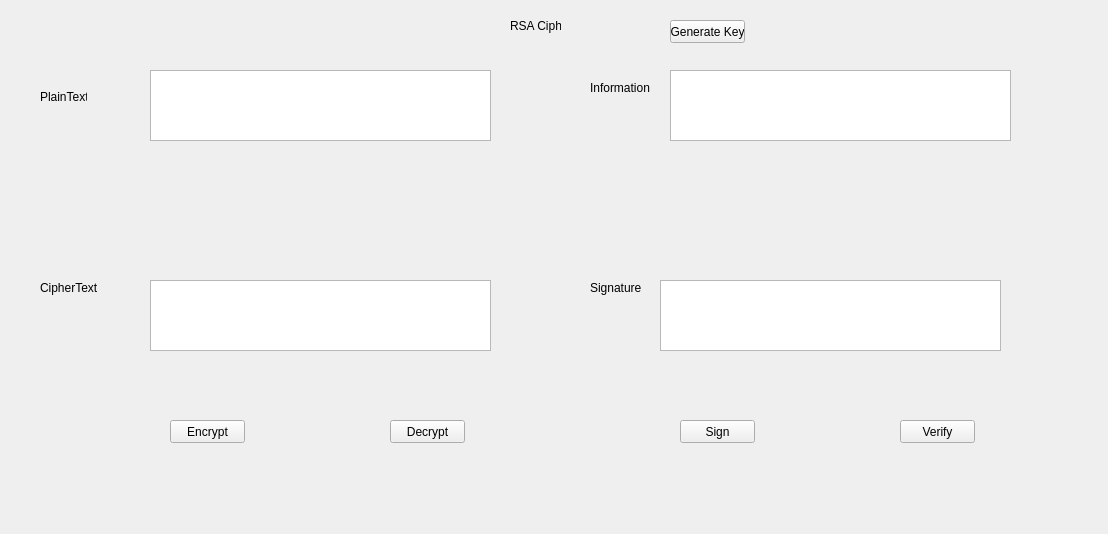
<?xml version="1.0" encoding="UTF-8"?>
<ui version="4.0">
 <class>Form</class>
 <widget class="QWidget" name="Form">
  <property name="geometry">
   <rect>
    <x>0</x>
    <y>0</y>
    <width>1108</width>
    <height>534</height>
   </rect>
  </property>
  <property name="windowTitle">
   <string>Form</string>
  </property>
  <widget class="QPlainTextEdit" name="plainTextEdit">
   <property name="geometry">
    <rect>
     <x>150</x>
     <y>70</y>
     <width>341</width>
     <height>71</height>
    </rect>
   </property>
  </widget>
  <widget class="QPlainTextEdit" name="plainTextEdit_2">
   <property name="geometry">
    <rect>
     <x>670</x>
     <y>70</y>
     <width>341</width>
     <height>71</height>
    </rect>
   </property>
  </widget>
  <widget class="QLabel" name="label">
   <property name="geometry">
    <rect>
     <x>40</x>
     <y>90</y>
     <width>47</width>
     <height>13</height>
    </rect>
   </property>
   <property name="text">
    <string>PlainText</string>
   </property>
  </widget>
  <widget class="QLabel" name="label_2">
   <property name="geometry">
    <rect>
     <x>590</x>
     <y>80</y>
     <width>61</width>
     <height>16</height>
    </rect>
   </property>
   <property name="text">
    <string>Information</string>
   </property>
  </widget>
  <widget class="QPlainTextEdit" name="plainTextEdit_3">
   <property name="geometry">
    <rect>
     <x>150</x>
     <y>280</y>
     <width>341</width>
     <height>71</height>
    </rect>
   </property>
  </widget>
  <widget class="QLabel" name="label_3">
   <property name="geometry">
    <rect>
     <x>40</x>
     <y>280</y>
     <width>61</width>
     <height>16</height>
    </rect>
   </property>
   <property name="text">
    <string>CipherText</string>
   </property>
  </widget>
  <widget class="QPlainTextEdit" name="plainTextEdit_4">
   <property name="geometry">
    <rect>
     <x>660</x>
     <y>280</y>
     <width>341</width>
     <height>71</height>
    </rect>
   </property>
  </widget>
  <widget class="QLabel" name="label_4">
   <property name="geometry">
    <rect>
     <x>590</x>
     <y>280</y>
     <width>61</width>
     <height>16</height>
    </rect>
   </property>
   <property name="text">
    <string>Signature</string>
   </property>
  </widget>
  <widget class="QPushButton" name="pushButton">
   <property name="geometry">
    <rect>
     <x>170</x>
     <y>420</y>
     <width>75</width>
     <height>23</height>
    </rect>
   </property>
   <property name="text">
    <string>Encrypt</string>
   </property>
  </widget>
  <widget class="QPushButton" name="pushButton_2">
   <property name="geometry">
    <rect>
     <x>390</x>
     <y>420</y>
     <width>75</width>
     <height>23</height>
    </rect>
   </property>
   <property name="text">
    <string>Decrypt</string>
   </property>
  </widget>
  <widget class="QPushButton" name="pushButton_3">
   <property name="geometry">
    <rect>
     <x>680</x>
     <y>420</y>
     <width>75</width>
     <height>23</height>
    </rect>
   </property>
   <property name="text">
    <string>Sign</string>
   </property>
  </widget>
  <widget class="QPushButton" name="pushButton_4">
   <property name="geometry">
    <rect>
     <x>900</x>
     <y>420</y>
     <width>75</width>
     <height>23</height>
    </rect>
   </property>
   <property name="text">
    <string>Verify</string>
   </property>
  </widget>
  <widget class="QLabel" name="label_5">
   <property name="geometry">
    <rect>
     <x>510</x>
     <y>10</y>
     <width>51</width>
     <height>31</height>
    </rect>
   </property>
   <property name="text">
    <string>RSA Cipher</string>
   </property>
  </widget>
  <widget class="QPushButton" name="pushButton_5">
   <property name="geometry">
    <rect>
     <x>670</x>
     <y>20</y>
     <width>75</width>
     <height>23</height>
    </rect>
   </property>
   <property name="text">
    <string>Generate Key</string>
   </property>
  </widget>
 </widget>
 <resources/>
 <connections/>
</ui>
